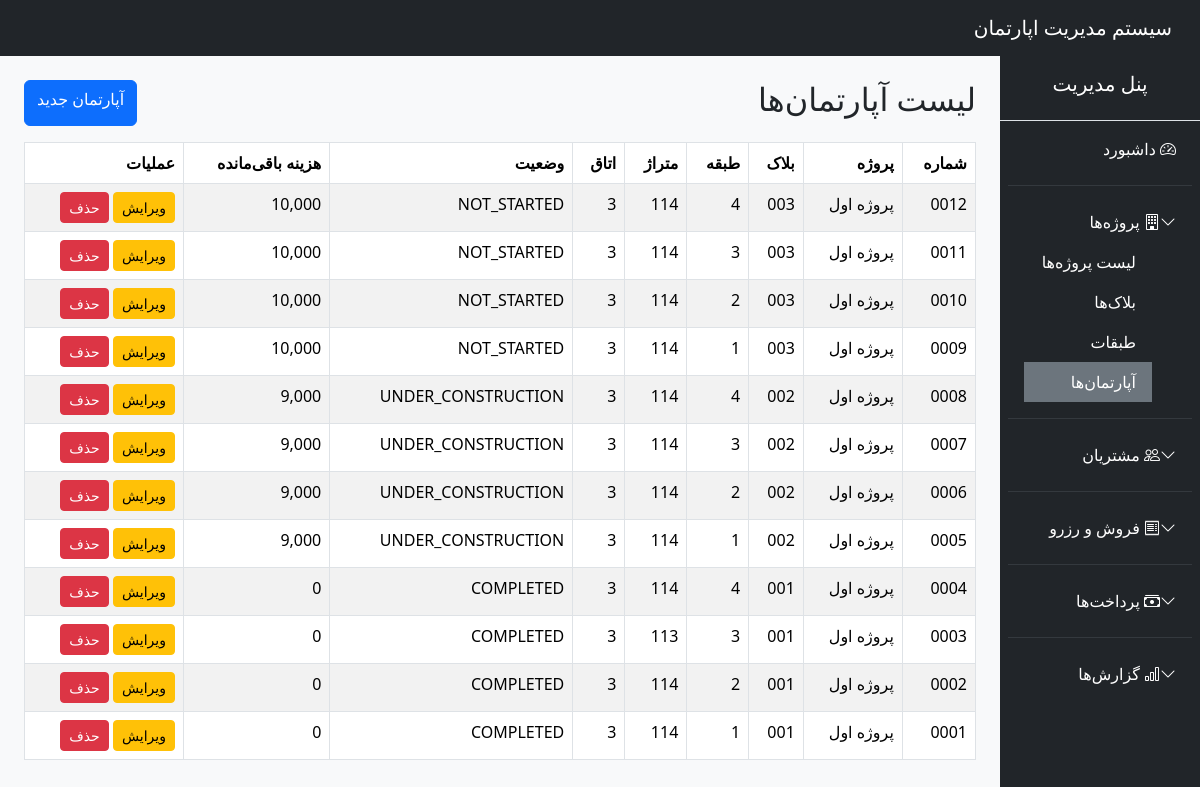
The app's page /public/?route=apartments (signed in) with its own data.
### tables this page shows
CREATE TABLE `apartments` (
  `id` int(11) NOT NULL,
  `floor_id` int(11) NOT NULL,
  `apartment_number` varchar(50) NOT NULL,
  `area` float DEFAULT NULL,
  `rooms` int(11) DEFAULT NULL,
  `status` enum('COMPLETED','UNDER_CONSTRUCTION','NOT_STARTED') NOT NULL,
  `base_price` decimal(15,2) DEFAULT NULL,
  `estimated_total_cost` decimal(15,2) DEFAULT NULL,
  `spent_cost` decimal(15,2) DEFAULT 0.00,
  `created_at` timestamp NOT NULL DEFAULT current_timestamp()
);

CREATE TABLE `projects` (
  `id` int(11) NOT NULL,
  `name` varchar(100) NOT NULL,
  `location` varchar(255) DEFAULT NULL,
  `description` text DEFAULT NULL,
  `created_at` timestamp NOT NULL DEFAULT current_timestamp(),
  `status` enum('ACTIVE','INACTIVE','COMPLETED') NOT NULL DEFAULT 'ACTIVE'
);

CREATE TABLE `blocks` (
  `id` int(11) NOT NULL,
  `project_id` int(11) NOT NULL,
  `name` varchar(50) NOT NULL,
  `floors_count` int(11) NOT NULL
);

CREATE TABLE `floors` (
  `id` int(11) NOT NULL,
  `block_id` int(11) NOT NULL,
  `floor_number` int(11) NOT NULL
);

### app/core/Controller.php (called while the page is built, shortened)
<?php
class Controller {
    protected function view($view, $data = []) {
        extract($data);
        require "../app/views/$view.php";
    }
    protected function model($model) {
        return new $model;
    }
}

### app/controllers/ApartmentController.php (called while the page is built, shortened)
<?php
class ApartmentController extends Controller
{
    public function index()
    {
        $apartmentModel = $this->model("Apartment");
        $apartments = $apartmentModel->all();
        $this->view("apartments/index", compact('apartments', 'floors', 'page_title'));
    }
}

### public/index.php (called while the page is built, shortened)
<?php
require_once "../app/core/Database.php";
require_once "../app/core/Controller.php";
require_once "../app/core/Model.php";
require_once "../routes/web.php";

### config/config.php (called while the page is built)
<?php
return [
    'db' => [
        'host' => 'localhost',
        'dbname' => 'apartment_system',
        'user' => 'root',
        'pass' => ''
    ]
];

### app/core/Database.php (called while the page is built, shortened)
<?php
class Database {
    private static $instance = null;
    private function __construct() {
        $config = require __DIR__ . '/../../config/config.php';
        $dsn = "mysql:host={$config['db']['host']};dbname={$config['db']['dbname']};charset=utf8mb4";
        try {
            $this->pdo = new PDO($dsn, $config['db']['user'], $config['db']['pass']);
        } catch (PDOException $e) {
            die("DB Connection Failed: " . $e->getMessage());
        }
    }
    public static function connect() {
        if (self::$instance === null) {
            self::$instance = new Database();
        }
        return self::$instance->pdo;
    }
}

### app/core/Model.php (called while the page is built, shortened)
<?php
class Model {
    public function __construct() {
        $this->db = Database::connect();
    }
}

### app/models/Apartment.php (called while the page is built, shortened)
<?php
class Apartment extends Model
{
    public function all()
    {
        $sql = "SELECT a.*,
                       f.floor_number,
                       b.name AS block_name,
                       p.name AS project_name
                FROM apartments a
                JOIN floors f ON a.floor_id = f.id
                JOIN blocks b ON f.block_id = b.id
                JOIN projects p ON b.project_id = p.id
                ORDER BY a.id DESC";
        return $this->db->query($sql)->fetchAll(PDO::FETCH_ASSOC);
    }
}

### app/views/apartments/index.php (the view)
<?php require "../app/views/layouts/header.php"; ?>
<?php require "../app/views/layouts/sidebar.php"; ?>
<div class="d-flex justify-content-between mb-3">
    <h2>لیست آپارتمان‌ها</h2>
    <a href="/apartment_system/public/?route=apartments_create" class="btn btn-primary">آپارتمان جدید</a>
</div>
<table class="table table-bordered table-striped">
    <thead>
        <tr>
            <th>شماره</th>
            <th>پروژه</th>
            <th>بلاک</th>
            <th>طبقه</th>
            <th>متراژ</th>
            <th>اتاق</th>
            <th>وضعیت</th>
            <th>هزینه باقی‌مانده</th>
            <th>عملیات</th>
        </tr>
    </thead>
    <tbody>
    <?php foreach ($apartments as $ap): ?>
        <tr>
            <td><?= $ap['apartment_number'] ?></td>
            <td><?= $ap['project_name'] ?></td>
            <td><?= $ap['block_name'] ?></td>
            <td><?= $ap['floor_number'] ?></td>
            <td><?= $ap['area'] ?></td>
            <td><?= $ap['rooms'] ?></td>
            <td><?= $ap['status'] ?></td>
            <td>
                <?= number_format($ap['estimated_total_cost'] - $ap['spent_cost']) ?>
            </td>
            <td>
                <a href="/apartment_system/public/?route=apartments_edit&id=<?= $ap['id'] ?>" class="btn btn-warning btn-sm">ویرایش</a>
                <a href="/apartment_system/public/?route=apartments_delete&id=<?= $ap['id'] ?>" class="btn btn-danger btn-sm" onclick="return confirm('حذف شود؟')">حذف</a>
            </td>
        </tr>
    <?php endforeach; ?>
    </tbody>
</table>
<?php require "../app/views/layouts/footer.php"; ?>

### records on screen
apartments: apartment_number "0012", projects.name "پروژه اول", blocks.name "003", floor.floor_number "4", area "114", rooms "3", status "NOT_STARTED", $ap['estimated_total_cost'] - $ap['spent_cost'] "10,000"
apartments: apartment_number "0011", projects.name "پروژه اول", blocks.name "003", floor.floor_number "3", area "114", rooms "3", status "NOT_STARTED", $ap['estimated_total_cost'] - $ap['spent_cost'] "10,000"
apartments: apartment_number "0010", projects.name "پروژه اول", blocks.name "003", floor.floor_number "2", area "114", rooms "3", status "NOT_STARTED", $ap['estimated_total_cost'] - $ap['spent_cost'] "10,000"
apartments: apartment_number "0009", projects.name "پروژه اول", blocks.name "003", floor.floor_number "1", area "114", rooms "3", status "NOT_STARTED", $ap['estimated_total_cost'] - $ap['spent_cost'] "10,000"
apartments: apartment_number "0008", projects.name "پروژه اول", blocks.name "002", floor.floor_number "4", area "114", rooms "3", status "UNDER_CONSTRUCTION", $ap['estimated_total_cost'] - $ap['spent_cost'] "9,000"
apartments: apartment_number "0007", projects.name "پروژه اول", blocks.name "002", floor.floor_number "3", area "114", rooms "3", status "UNDER_CONSTRUCTION", $ap['estimated_total_cost'] - $ap['spent_cost'] "9,000"
apartments: apartment_number "0006", projects.name "پروژه اول", blocks.name "002", floor.floor_number "2", area "114", rooms "3", status "UNDER_CONSTRUCTION", $ap['estimated_total_cost'] - $ap['spent_cost'] "9,000"
apartments: apartment_number "0005", projects.name "پروژه اول", blocks.name "002", floor.floor_number "1", area "114", rooms "3", status "UNDER_CONSTRUCTION", $ap['estimated_total_cost'] - $ap['spent_cost'] "9,000"
apartments: apartment_number "0004", projects.name "پروژه اول", blocks.name "001", floor.floor_number "4", area "114", rooms "3", status "COMPLETED", $ap['estimated_total_cost'] - $ap['spent_cost'] "0"
apartments: apartment_number "0003", projects.name "پروژه اول", blocks.name "001", floor.floor_number "3", area "113", rooms "3", status "COMPLETED", $ap['estimated_total_cost'] - $ap['spent_cost'] "0"
apartments: apartment_number "0002", projects.name "پروژه اول", blocks.name "001", floor.floor_number "2", area "114", rooms "3", status "COMPLETED", $ap['estimated_total_cost'] - $ap['spent_cost'] "0"
apartments: apartment_number "0001", projects.name "پروژه اول", blocks.name "001", floor.floor_number "1", area "114", rooms "3", status "COMPLETED", $ap['estimated_total_cost'] - $ap['spent_cost'] "0"
